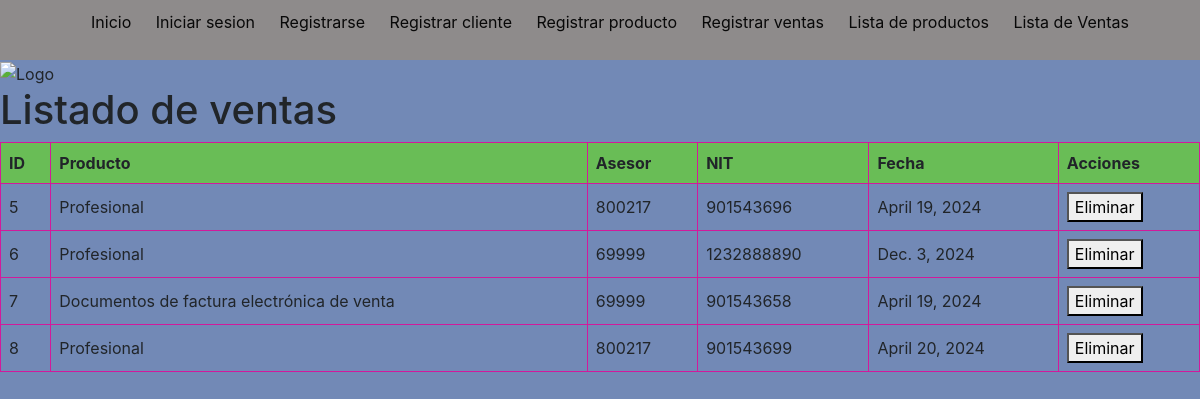
Page /Operacion/lista_ventas/ (signed in) on the committed database.
### Operacion/models.py (models this page shows, shortened)
class Venta(models.Model):
    producto = models.ForeignKey(Producto, on_delete=models.CASCADE)
    asesor = models.ForeignKey(Asesor, on_delete=models.CASCADE)
    fecha = models.DateField()
    nit_cliente = models.ForeignKey(Cliente, on_delete=models.CASCADE)
    contador = models.CharField(max_length=20)

class Producto(models.Model):
    nombre = models.CharField(max_length=100)
    valor = models.DecimalField(max_digits=10, decimal_places=0)
    descripcion = models.TextField()

class Asesor(models.Model):
    codigo = models.CharField(max_length=10, primary_key=True)
    correo = models.EmailField()
    contrasena = models.CharField(max_length=15)
    tasa_comision = models.DecimalField(max_digits=5, decimal_places=2)

class Cliente(models.Model):
    nit = models.CharField(max_length=15, primary_key=True)
    nombre = models.CharField(max_length=60)
    contador = models.CharField(max_length=50)

### Operacion/views.py (the view)
# urls.py: path('lista_ventas/', views.lista_ventas, name='lista_ventas'),
@login_required
def lista_ventas(request):
    ventas = Venta.objects.all()
    if request.method == 'POST':
        venta_id = request.POST.get('venta_id')  # Obtener el ID de la venta a eliminar del formulario
        venta = Venta.objects.get(pk=venta_id)  # Obtener la venta por su ID
        venta.delete()  # Eliminar la venta
        return redirect('lista_ventas')  # Redirigir a la lista de ventas después de eliminar la venta
    return render(request, 'lista_ventas.html', {'ventas': ventas})

### Templates/lista_ventas.html (shortened to what this page needs)
{% extends "layouts/app.html" %}
{% load static %}
{% block content %} <h1> Listado de ventas </h1> {% endblock content %}
{% block lista_ventas %}
    <table>
        <thead>
            <tr>
                <th>ID</th>
                <th>Producto</th>
                <th>Asesor</th>
                <th>NIT</th>
                <th>Fecha</th>
                <th>Acciones</th>
            </tr>
        </thead>
        <tbody>
            {% for venta in ventas %}
                <tr>
                    <td>{{ venta.id }}</td>
                    <td>{{ venta.producto.nombre }}</td>
                    <td>{{ venta.asesor.codigo }}</td>
                    <td>{{ venta.nit_cliente.nit }}</td>
                    <td>{{ venta.fecha }}</td>
                    <td>
                        <form id="form-eliminar-{{ venta.id }}" method="post" action="{% url 'eliminar_venta' venta.id %}">
                            <button type="button" onclick="confirmarEliminar({{ venta.id }})">Eliminar</button>
                        </form>
                    </td>
                </tr>
            {% endfor %}
        </tbody>
    </table>
{% endblock lista_ventas %}

### Templates/Layouts/app.html (shortened to what this page needs)
{% load static %}
<!DOCTYPE html>
<html lang="en">
  <head>
    <link rel="stylesheet" type="text/css" href="{% static 'style.css' %}">
    <link href="https://maxcdn.bootstrapcdn.com/bootstrap/4.5.2/css/bootstrap.min.css" rel="stylesheet">
  </head>
  <body style="background-color: #7289b6;">
    {% include "layouts/partials/menu.html" %}
    <header class="logo">
      <img src="{% static '/images/fondo1.png/' %}" alt="Logo" class="logo">
    </header>
    <main>
      {% block content %}              {% endblock content %}
      {% block lista_ventas %}         {% endblock lista_ventas %}
  </body>
</html>

### Templates/Layouts/Partials/menu.html
<nav class="nav-menu" >
  <ul>
    <li class="menu-item">
      <a class="menu-link" href="{% url "inicio" %}">Inicio</a>
    </li>
    <li class="menu-item">
      <a class="menu-link" href="{% url "login" %}"> Iniciar sesion</a>
    </li>
    <li class="menu-item">
      <a class="menu-link" href="{% url "registrar_asesor" %}"> Registrarse</a>
    </li>
    <li class="menu-item">
      <a class="menu-link" href="{% url "registrar_cliente" %}"> Registrar cliente</a>
    </li>
    <li class="menu-item">
      <a class="menu-link" href="{% url "registrar_producto" %}">Registrar producto</a>
    </li>
    <li class="menu-item">
      <a class="menu-link" href="{% url "registrar_venta" %}">Registrar ventas</a>
    </li>
    <li class="menu-item">
      <a class="menu-link" href="{% url "lista_productos" %}">Lista de productos</a>
    </li>
    <li class="menu-item">
      <a class="menu-link" href="{% url "lista_ventas" %}">Lista de Ventas</a>
    </li>
  </ul>
</nav>

### static/style.css (style rules this page uses)
* { margin: 0; box-sizing: border-box; }
body { background: #7289b6; font-family: sans-serif; }
.nav-menu { background-color: #8e8b8b; padding: 10px; width: 100%; top: 0; left: 0; text-align: center; }
.menu-item { display: inline; margin-right: 20px; }
.menu-link { color: #080808; text-decoration: none; text-align: center; }
.logo { width: 100px; height: auto; }
table { width: 100%; border-collapse: collapse; }
table, th, td { border: 1px solid rgb(210, 26, 155); padding: 8px; }
th { background-color: #69bd56; font-weight: bold; text-align: left; }
td { text-align: left; }
a { color: rgb(18, 17, 18); text-decoration: underline; }

### rows in the picture
Venta: id "5", producto.nombre "Profesional", asesor.codigo "800217", nit_cliente.nit "901543696", fecha "April 19, 2024"
Venta: id "6", producto.nombre "Profesional", asesor.codigo "69999", nit_cliente.nit "1232888890", fecha "Dec. 3, 2024"
Venta: id "7", producto.nombre "Documentos de factura electrónica de venta", asesor.codigo "69999", nit_cliente.nit "901543658", fecha "April 19, 2024"
Venta: id "8", producto.nombre "Profesional", asesor.codigo "800217", nit_cliente.nit "901543699", fecha "April 20, 2024"
